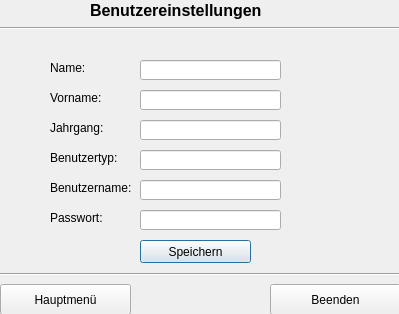
<?xml version="1.0" encoding="UTF-8"?>
<ui version="4.0">
 <class>frmBenutzerEinstellungen</class>
 <widget class="QDialog" name="frmBenutzerEinstellungen">
  <property name="geometry">
   <rect>
    <x>0</x>
    <y>0</y>
    <width>399</width>
    <height>314</height>
   </rect>
  </property>
  <property name="windowTitle">
   <string>Dialog</string>
  </property>
  <widget class="QLabel" name="label">
   <property name="geometry">
    <rect>
     <x>50</x>
     <y>60</y>
     <width>111</width>
     <height>16</height>
    </rect>
   </property>
   <property name="text">
    <string>Name:</string>
   </property>
  </widget>
  <widget class="QLabel" name="label_2">
   <property name="geometry">
    <rect>
     <x>50</x>
     <y>90</y>
     <width>111</width>
     <height>16</height>
    </rect>
   </property>
   <property name="text">
    <string>Vorname:</string>
   </property>
  </widget>
  <widget class="QLabel" name="label_3">
   <property name="geometry">
    <rect>
     <x>50</x>
     <y>120</y>
     <width>111</width>
     <height>16</height>
    </rect>
   </property>
   <property name="text">
    <string>Jahrgang:</string>
   </property>
  </widget>
  <widget class="QLabel" name="label_4">
   <property name="geometry">
    <rect>
     <x>50</x>
     <y>150</y>
     <width>111</width>
     <height>16</height>
    </rect>
   </property>
   <property name="text">
    <string>Benutzertyp:</string>
   </property>
  </widget>
  <widget class="QLabel" name="label_5">
   <property name="geometry">
    <rect>
     <x>50</x>
     <y>180</y>
     <width>111</width>
     <height>16</height>
    </rect>
   </property>
   <property name="text">
    <string>Benutzername:</string>
   </property>
  </widget>
  <widget class="QLabel" name="label_6">
   <property name="geometry">
    <rect>
     <x>50</x>
     <y>210</y>
     <width>111</width>
     <height>16</height>
    </rect>
   </property>
   <property name="text">
    <string>Passwort:</string>
   </property>
  </widget>
  <widget class="QPushButton" name="pbSpeichern">
   <property name="geometry">
    <rect>
     <x>140</x>
     <y>240</y>
     <width>111</width>
     <height>23</height>
    </rect>
   </property>
   <property name="text">
    <string>Speichern</string>
   </property>
  </widget>
  <widget class="QLineEdit" name="edtNachname">
   <property name="geometry">
    <rect>
     <x>140</x>
     <y>60</y>
     <width>141</width>
     <height>20</height>
    </rect>
   </property>
   <property name="maxLength">
    <number>16</number>
   </property>
  </widget>
  <widget class="QLineEdit" name="edtVorname">
   <property name="geometry">
    <rect>
     <x>140</x>
     <y>90</y>
     <width>141</width>
     <height>20</height>
    </rect>
   </property>
   <property name="maxLength">
    <number>16</number>
   </property>
  </widget>
  <widget class="QLineEdit" name="edtJahrgang">
   <property name="geometry">
    <rect>
     <x>140</x>
     <y>120</y>
     <width>141</width>
     <height>20</height>
    </rect>
   </property>
   <property name="maxLength">
    <number>32767</number>
   </property>
  </widget>
  <widget class="QLineEdit" name="edtBenutzertyp">
   <property name="geometry">
    <rect>
     <x>140</x>
     <y>150</y>
     <width>141</width>
     <height>20</height>
    </rect>
   </property>
  </widget>
  <widget class="QLineEdit" name="edtBenutzername">
   <property name="geometry">
    <rect>
     <x>140</x>
     <y>180</y>
     <width>141</width>
     <height>20</height>
    </rect>
   </property>
   <property name="maxLength">
    <number>16</number>
   </property>
  </widget>
  <widget class="QLineEdit" name="edtPasswort">
   <property name="geometry">
    <rect>
     <x>140</x>
     <y>210</y>
     <width>141</width>
     <height>20</height>
    </rect>
   </property>
  </widget>
  <widget class="QPushButton" name="pbBeenden">
   <property name="geometry">
    <rect>
     <x>270</x>
     <y>284</y>
     <width>131</width>
     <height>31</height>
    </rect>
   </property>
   <property name="text">
    <string>Beenden</string>
   </property>
  </widget>
  <widget class="QPushButton" name="pbMenue">
   <property name="geometry">
    <rect>
     <x>0</x>
     <y>284</y>
     <width>131</width>
     <height>31</height>
    </rect>
   </property>
   <property name="text">
    <string>Hauptmenü</string>
   </property>
  </widget>
  <widget class="Line" name="line">
   <property name="geometry">
    <rect>
     <x>0</x>
     <y>266</y>
     <width>411</width>
     <height>16</height>
    </rect>
   </property>
   <property name="orientation">
    <enum>Qt::Horizontal</enum>
   </property>
  </widget>
  <widget class="QLabel" name="label_7">
   <property name="geometry">
    <rect>
     <x>90</x>
     <y>0</y>
     <width>241</width>
     <height>21</height>
    </rect>
   </property>
   <property name="text">
    <string>&lt;html&gt;&lt;head/&gt;&lt;body&gt;&lt;p&gt;&lt;span style=&quot; font-size:12pt; font-weight:600;&quot;&gt;Benutzereinstellungen&lt;/span&gt;&lt;/p&gt;&lt;/body&gt;&lt;/html&gt;</string>
   </property>
  </widget>
  <widget class="Line" name="line_2">
   <property name="geometry">
    <rect>
     <x>0</x>
     <y>20</y>
     <width>401</width>
     <height>16</height>
    </rect>
   </property>
   <property name="orientation">
    <enum>Qt::Horizontal</enum>
   </property>
  </widget>
  <widget class="QLabel" name="lblWarnName">
   <property name="geometry">
    <rect>
     <x>260</x>
     <y>60</y>
     <width>131</width>
     <height>16</height>
    </rect>
   </property>
   <property name="text">
    <string/>
   </property>
  </widget>
  <widget class="QLabel" name="lblWarnSurname">
   <property name="geometry">
    <rect>
     <x>260</x>
     <y>90</y>
     <width>131</width>
     <height>16</height>
    </rect>
   </property>
   <property name="text">
    <string/>
   </property>
  </widget>
  <widget class="QLabel" name="label_10">
   <property name="geometry">
    <rect>
     <x>260</x>
     <y>120</y>
     <width>131</width>
     <height>16</height>
    </rect>
   </property>
   <property name="text">
    <string/>
   </property>
  </widget>
  <widget class="QLabel" name="label_11">
   <property name="geometry">
    <rect>
     <x>260</x>
     <y>150</y>
     <width>131</width>
     <height>16</height>
    </rect>
   </property>
   <property name="text">
    <string/>
   </property>
  </widget>
  <widget class="QLabel" name="lblWarnUsername">
   <property name="geometry">
    <rect>
     <x>260</x>
     <y>180</y>
     <width>131</width>
     <height>16</height>
    </rect>
   </property>
   <property name="text">
    <string/>
   </property>
  </widget>
  <widget class="QLabel" name="lblWarnPasswrd">
   <property name="geometry">
    <rect>
     <x>260</x>
     <y>210</y>
     <width>131</width>
     <height>16</height>
    </rect>
   </property>
   <property name="text">
    <string/>
   </property>
  </widget>
 </widget>
 <resources/>
 <connections/>
</ui>
